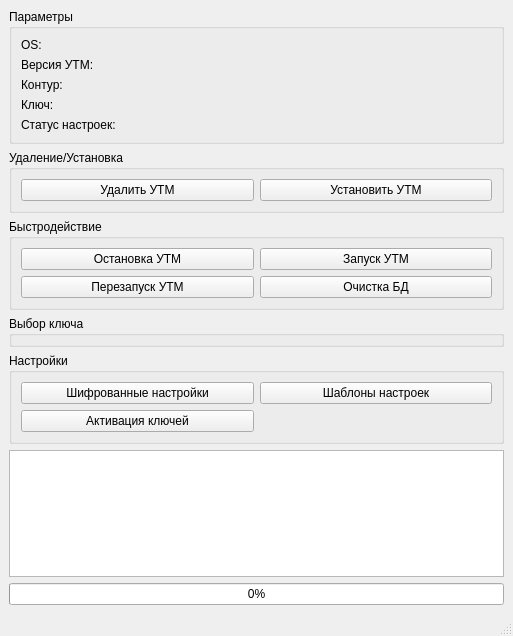
<?xml version="1.0" encoding="UTF-8"?>
<ui version="4.0">
 <class>mainWindow</class>
 <widget class="QMainWindow" name="mainWindow">
  <property name="geometry">
   <rect>
    <x>0</x>
    <y>0</y>
    <width>513</width>
    <height>636</height>
   </rect>
  </property>
  <property name="windowTitle">
   <string>MainWindow</string>
  </property>
  <widget class="QWidget" name="centralwidget">
   <layout class="QGridLayout" name="gridLayout_2">
    <item row="6" column="0">
     <widget class="QProgressBar" name="progressBar">
      <property name="value">
       <number>0</number>
      </property>
      <property name="textVisible">
       <bool>true</bool>
      </property>
     </widget>
    </item>
    <item row="2" column="0">
     <widget class="QGroupBox" name="groupBox_4">
      <property name="title">
       <string>Быстродействие</string>
      </property>
      <layout class="QGridLayout" name="gridLayout_3">
       <item row="0" column="0">
        <widget class="QPushButton" name="stop_bt">
         <property name="text">
          <string>Остановка УТМ</string>
         </property>
        </widget>
       </item>
       <item row="0" column="1">
        <widget class="QPushButton" name="start_bt">
         <property name="text">
          <string>Запуск УТМ</string>
         </property>
        </widget>
       </item>
       <item row="1" column="0">
        <widget class="QPushButton" name="restart_bt">
         <property name="text">
          <string>Перезапуск УТМ</string>
         </property>
        </widget>
       </item>
       <item row="1" column="1">
        <widget class="QPushButton" name="clear_bt">
         <property name="text">
          <string>Очистка БД</string>
         </property>
        </widget>
       </item>
      </layout>
     </widget>
    </item>
    <item row="1" column="0">
     <widget class="QGroupBox" name="groupBox">
      <property name="autoFillBackground">
       <bool>false</bool>
      </property>
      <property name="title">
       <string>Удаление/Установка</string>
      </property>
      <layout class="QGridLayout" name="gridLayout">
       <item row="1" column="0">
        <widget class="QPushButton" name="dalete_bt">
         <property name="text">
          <string>Удалить УТМ</string>
         </property>
        </widget>
       </item>
       <item row="1" column="1">
        <widget class="QPushButton" name="install_bt">
         <property name="text">
          <string>Установить УТМ</string>
         </property>
        </widget>
       </item>
      </layout>
     </widget>
    </item>
    <item row="0" column="0">
     <widget class="QGroupBox" name="groupBox_5">
      <property name="title">
       <string>Параметры</string>
      </property>
      <layout class="QFormLayout" name="formLayout">
       <item row="1" column="0">
        <widget class="QLabel" name="version">
         <property name="text">
          <string>Версия УТМ: </string>
         </property>
        </widget>
       </item>
       <item row="3" column="0">
        <widget class="QLabel" name="contur_data">
         <property name="text">
          <string>Контур:</string>
         </property>
        </widget>
       </item>
       <item row="4" column="0">
        <widget class="QLabel" name="key_data">
         <property name="text">
          <string>Ключ:</string>
         </property>
        </widget>
       </item>
       <item row="5" column="0">
        <widget class="QLabel" name="status_data">
         <property name="text">
          <string>Статус настроек:</string>
         </property>
        </widget>
       </item>
       <item row="0" column="0">
        <widget class="QLabel" name="label">
         <property name="text">
          <string>OS: </string>
         </property>
        </widget>
       </item>
      </layout>
     </widget>
    </item>
    <item row="3" column="0">
     <widget class="QGroupBox" name="groupBox_2">
      <property name="title">
       <string>Выбор ключа</string>
      </property>
     </widget>
    </item>
    <item row="5" column="0">
     <widget class="QTextEdit" name="textEdit">
      <property name="enabled">
       <bool>true</bool>
      </property>
     </widget>
    </item>
    <item row="4" column="0">
     <widget class="QGroupBox" name="groupBox_3">
      <property name="title">
       <string>Настройки</string>
      </property>
      <layout class="QGridLayout" name="gridLayout_4">
       <item row="0" column="1">
        <widget class="QPushButton" name="templates_bt">
         <property name="text">
          <string>Шаблоны настроек</string>
         </property>
        </widget>
       </item>
       <item row="0" column="0">
        <widget class="QPushButton" name="shifr_bt">
         <property name="text">
          <string>Шифрованные настройки</string>
         </property>
        </widget>
       </item>
       <item row="1" column="0">
        <widget class="QPushButton" name="activation_key">
         <property name="text">
          <string>Активация ключей</string>
         </property>
        </widget>
       </item>
      </layout>
     </widget>
    </item>
   </layout>
  </widget>
  <widget class="QStatusBar" name="statusbar"/>
 </widget>
 <resources/>
 <connections/>
</ui>
